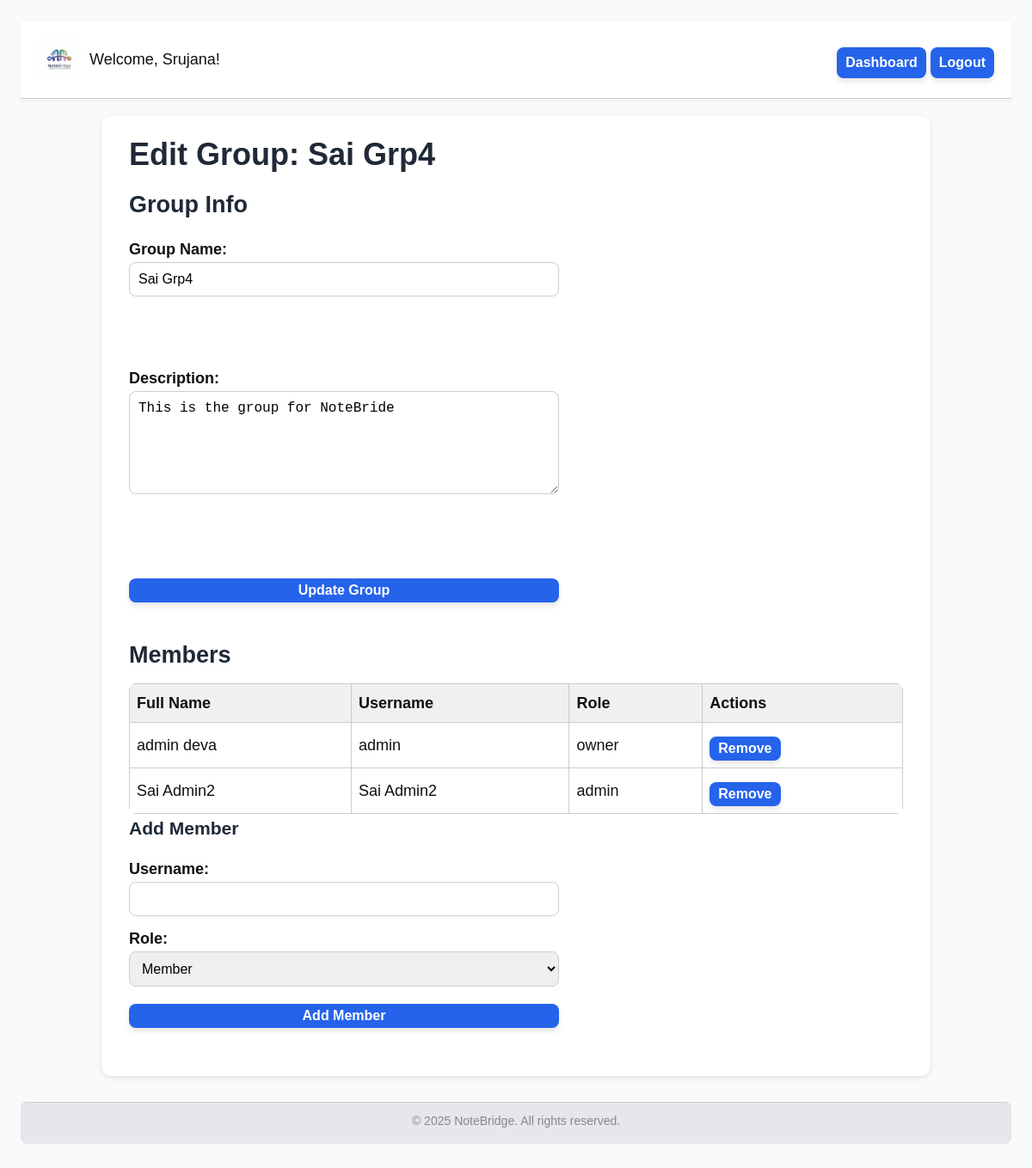
Page /3/edit (signed in) on the committed database.
### tables this page shows
CREATE TABLE users (
        id INTEGER PRIMARY KEY AUTOINCREMENT,
        username TEXT UNIQUE NOT NULL,
        password_hash TEXT NOT NULL,
        full_name TEXT,
        created_at TEXT NOT NULL
    );

CREATE TABLE groups (
        id INTEGER PRIMARY KEY AUTOINCREMENT,
        name TEXT NOT NULL,
        description TEXT,
        created_at TEXT NOT NULL
    );

CREATE TABLE group_members (
        id INTEGER PRIMARY KEY AUTOINCREMENT,
        group_id INTEGER NOT NULL,
        user_id INTEGER NOT NULL,
        role TEXT DEFAULT 'member',
        joined_at TEXT NOT NULL,
        FOREIGN KEY(group_id) REFERENCES groups(id) ON DELETE CASCADE,
        FOREIGN KEY(user_id) REFERENCES users(id) ON DELETE CASCADE
    );

### groups.py (the view)
@group_bp.route('/<int:group_id>/edit', methods=['GET', 'POST'])
@login_required
def edit_group(group_id):
    group = get_group(group_id)
    db = get_db()
    if request.method == 'POST':
        name = request.form.get('name', group['name'])
        description = request.form.get('description', group['description'])
        db.execute('UPDATE groups SET name=?, description=? WHERE id=?', (name, description, group_id))
        db.commit()
        return redirect(url_for('group.view_group', group_id=group_id))
    members = get_members(group_id)
    user = current_user()
    return render_template('group_edit.html', group=group, members=members, user=user)

### auth.py (called while the page is built)
def current_user():
    uid = session.get('user_id')
    if not uid:
        return None
    db = get_db()
    return db.execute('SELECT id, username, full_name FROM users WHERE id=?', (uid,)).fetchone()

def login_required(f):
    @wraps(f)
    def wrapped(*args, **kwargs):
        if not current_user():
            return redirect(url_for('auth.login'))
        return f(*args, **kwargs)
    return wrapped

### database.py (called while the page is built)
def get_db():
    db = getattr(g, '_database', None)
    if db is None:
        db = g._database = sqlite3.connect(DATABASE)
        db.row_factory = sqlite3.Row
    return db

def close_connection(exception=None):
    db = getattr(g, '_database', None)
    if db is not None:
        db.close()

### groups.py (called while the page is built)
def get_group(group_id):
    db = get_db()
    group = db.execute('SELECT * FROM groups WHERE id=?', (group_id,)).fetchone()
    if not group:
        abort(404, "Group not found")
    return group

def get_members(group_id):
    db = get_db()
    members = db.execute(
        'SELECT u.id as user_id, u.username, u.full_name, gm.role '
        'FROM users u JOIN group_members gm ON u.id = gm.user_id '
        'WHERE gm.group_id=?',
        (group_id,)
    ).fetchall()
    return members

### templates/group_edit.html (shortened to what this page needs)
<!DOCTYPE html>
<html lang="en">
<head>
    <link rel="stylesheet" href="{{ url_for('static', filename='style.css') }}">
</head>
<body class="font-medium">
    <header>
        <div style="display:flex; align-items:center;">
            <img src="{{ url_for('static', filename='logo.jpg') }}" alt="NoteBridge Logo" height="50">
            <div style="margin-left:10px;">Welcome, {{ user['full_name'] or user['username'] }}!</div>
        </div>
        <nav>
            <a href="{{ url_for('dashboard.dashboard') }}" class="btn">Dashboard</a>
            <a href="{{ url_for('auth.logout') }}" class="btn">Logout</a>
        </nav>
    </header>
    <main>
        <h1>Edit Group: {{ group['name'] }}</h1>
        <section>
            <h2>Group Info</h2>
            <form method="post" action="{{ url_for('group.edit_group', group_id=group['id']) }}">
                <label>
                    Group Name:
                    <input type="text" name="name" value="{{ group['name'] }}" required>
                </label>
                <br><br>
                <label>
                    Description:
                    <textarea name="description" rows="3">{{ group['description'] }}</textarea>
                </label>
                <br><br>
                <button type="submit" class="btn">Update Group</button>
            </form>
        </section>
        <section>
            <h2>Members</h2>
            <table>
                <thead>
                    <tr>
                        <th>Full Name</th>
                        <th>Username</th>
                        <th>Role</th>
                        <th>Actions</th>
                    </tr>
                </thead>
                <tbody>
                    {% for member in members %}
                    <tr>
                        <td>{{ member['full_name'] or '-' }}</td>
                        <td>{{ member['username'] }}</td>
                        <td>{{ member['role'] }}</td>
                        <td>
                            {% if member['user_id'] != user['id'] %}
                            <form method="post"
                                action="{{ url_for('group.remove_member', group_id=group['id'], user_id=member['user_id']) }}"
                                style="display:inline;">
                                <button type="submit" class="btn">Remove</button>
                            </form>
                            {% else %}
                            Owner
                            {% endif %}
                        </td>
                    </tr>
                    {% endfor %}
                </tbody>
            </table>
            <h3>Add Member</h3>
            <form method="post" action="{{ url_for('group.add_member', group_id=group['id']) }}">
                <label>
                    Username:
                    <input type="text" name="username" required>
                </label>
                <label>
                    Role:
                    <select name="role">
                        <option value="member" selected>Member</option>
                    </select>
                </label>
                <button type="submit" class="btn">Add Member</button>
            </form>
        </section>
    </main>
    <footer>
        &copy; 2025 NoteBridge. All rights reserved.
    </footer>
</body>
</html>

### static/style.css (style rules this page uses)
html { font-size: 16px; }
body { font-family: Arial, Helvetica, sans-serif; background-color: #f9fafb; color: #111; line-height: 1.6; padding: 1rem; }
h1, h2, h3 { margin-bottom: 0.5rem; color: #1f2937; }
a { color: #2563eb; text-decoration: none; }
.btn { display: inline-block; background-color: #2563eb; color: white; padding: 0.5rem 1rem; margin-top: 0.5rem; border: none; border-radius: 0.5rem; text-align: center; cursor: pointer; font-size: 1rem; transition: background 0.2s; }
form { margin: 1rem 0; display: flex; flex-direction: column; gap: 0.75rem; max-width: 500px; }
label { font-weight: bold; }
input[type="text"], input[type="password"], textarea { padding: 0.5rem; border: 1px solid #d1d5db; border-radius: 0.375rem; font-size: 1rem; width: 100%; }
textarea { min-height: 120px; resize: vertical; }
header { margin-bottom: 1rem; display: flex; justify-content: space-between; align-items: center; }
main { max-width: 900px; margin: auto; background: #fff; padding: 1rem 2rem; border-radius: 0.75rem; box-shadow: 0 2px 6px rgba(0,0,0,0.1); }
section { margin-bottom: 2rem; }
footer { margin-top: 2rem; text-align: center; padding: 1rem; background: #e5e7eb; border-radius: 0.5rem; }
h1, h2, h3 { margin: 0 0 10px 0; font-weight: 700; }
a { text-decoration: none; color: #007BFF; transition: color 0.3s; }
.font-medium { font-size: 18px; }
.btn { display: inline-block; background-color: #007BFF; color: #fff; padding: 8px 18px; border: none; border-radius: 25px; cursor: pointer; font-size: 14px; font-weight: bold; box-shadow: 0 4px 6px rgba(0,0,0,0.1); transition: all 0.3s; }
header { display: flex; justify-content: space-between; align-items: center; padding: 20px; background-color: #fff; border-bottom: 1px solid #ccc; box-shadow: 0 2px 5px rgba(0,0,0,0.05); flex-wrap: wrap; }
main { padding: 30px 20px; max-width: 1000px; margin: auto; }
main section { margin-bottom: 40px; }
form { display: flex; flex-direction: column; gap: 12px; max-width: 500px; margin: auto; }
form input[type="text"], form input[type="password"], form textarea, form select { padding: 10px; font-size: 16px; border: 1px solid #ccc; border-radius: 8px; width: 100%; box-sizing: border-box; transition: border 0.3s, box-shadow 0.3s; }
textarea { resize: vertical; min-height: 100px; }
table { width: 100%; border-collapse: collapse; margin-top: 15px; border-radius: 8px; overflow: hidden; }
table th, table td { border: 1px solid #ccc; padding: 10px; text-align: left; }
table th { background-color: #f0f0f0; }
footer { text-align: center; font-size: 14px; color: #888; margin-top: 40px; border-top: 1px solid #ccc; padding: 15px 0; background: #fafafa; }

### templates/group_edit.html (style rules this page uses)
.font-medium { font-size: 18px; }
.btn { padding: 5px 10px; cursor: pointer; }
header, main, footer { margin-bottom: 20px; }
header { display: flex; justify-content: space-between; align-items: center; }
footer { text-align: center; font-size: 14px; color: #888; margin-top: 30px; border-top: 1px solid #ccc; padding-top: 10px; }
table { width: 100%; border-collapse: collapse; margin-top: 10px; }
table th, table td { border: 1px solid #ccc; padding: 8px; text-align: left; }
table th { background-color: #f0f0f0; }

### rows in the picture
users: full_name "Srujana"
groups: name "Sai Grp4", description "This is the group for NoteBride"
group_members: full_name "admin deva", username "admin", role "owner"
group_members: full_name "Sai Admin2", username "Sai Admin2", role "admin"
